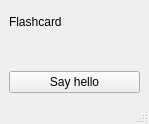
<?xml version="1.0" encoding="UTF-8"?>
<ui version="4.0">
 <class>MainWindow</class>
 <widget class="QMainWindow" name="MainWindow">
  <property name="geometry">
   <rect>
    <x>0</x>
    <y>0</y>
    <width>149</width>
    <height>124</height>
   </rect>
  </property>
  <property name="windowTitle">
   <string>MainWindow</string>
  </property>
  <widget class="QWidget" name="centralwidget">
   <layout class="QVBoxLayout" name="verticalLayout">
    <item>
     <widget class="QLabel" name="label">
      <property name="text">
       <string>Flashcard</string>
      </property>
     </widget>
    </item>
    <item>
     <widget class="QLabel" name="label_card">
      <property name="text">
       <string/>
      </property>
     </widget>
    </item>
    <item>
     <widget class="QPushButton" name="pushButton">
      <property name="text">
       <string>Say hello</string>
      </property>
     </widget>
    </item>
   </layout>
  </widget>
  <widget class="QMenuBar" name="menubar">
   <property name="geometry">
    <rect>
     <x>0</x>
     <y>0</y>
     <width>149</width>
     <height>24</height>
    </rect>
   </property>
  </widget>
  <widget class="QStatusBar" name="statusbar"/>
 </widget>
 <resources/>
 <connections/>
</ui>
